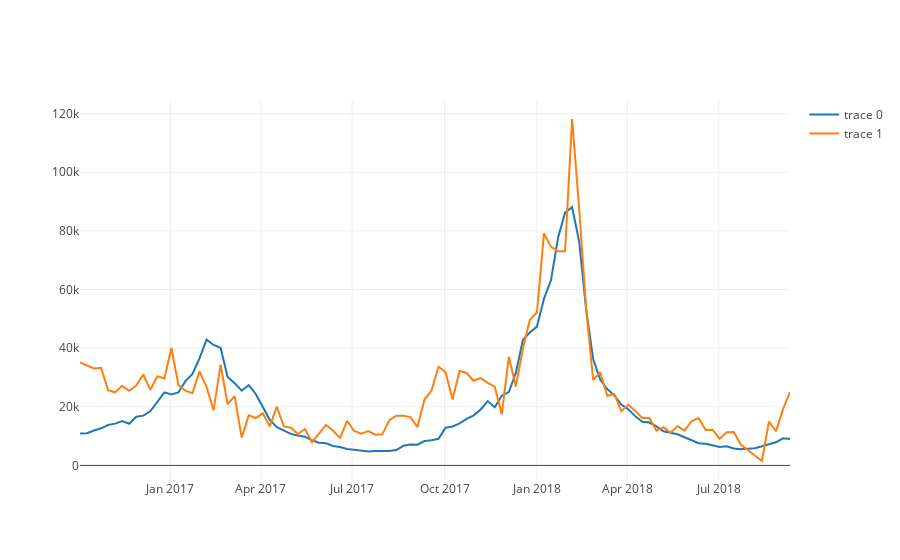

The code cell stored with this chart in its notebook:
### Code cell
trace1 = go.Scatter(x=cdc_df['Date'], y=cdc_df['ILITOTAL'])
trace2 = go.Scatter(x=twitter_df['date'], y=twitter_df['count'])
data = [trace1, trace2]
plotly.offline.iplot(data)
